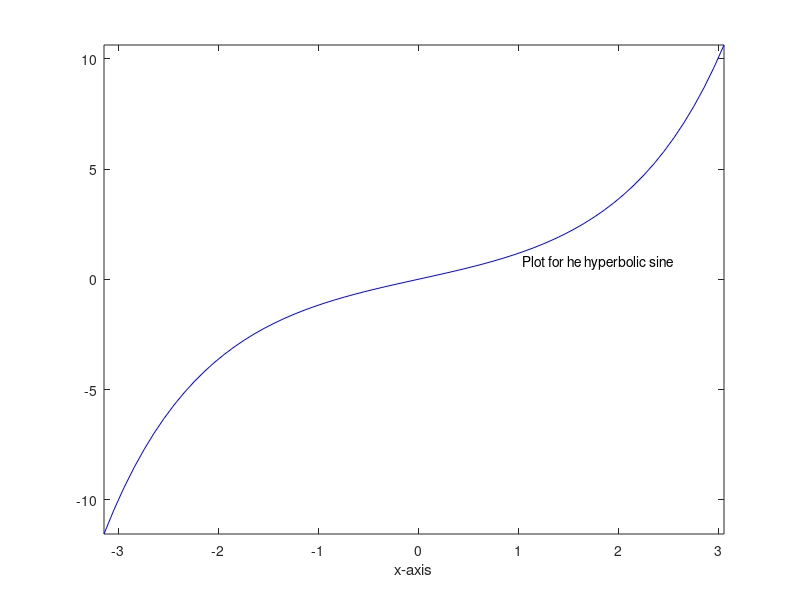

Source code (MATLAB):
x = -pi:0.1:pi;
y = sinh(x);

figure(1)
plot(x,y,'b-')
text(pi/3,pi/4,'Plot for he hyperbolic sine')
xlabel 'x-axis'
axis tight
